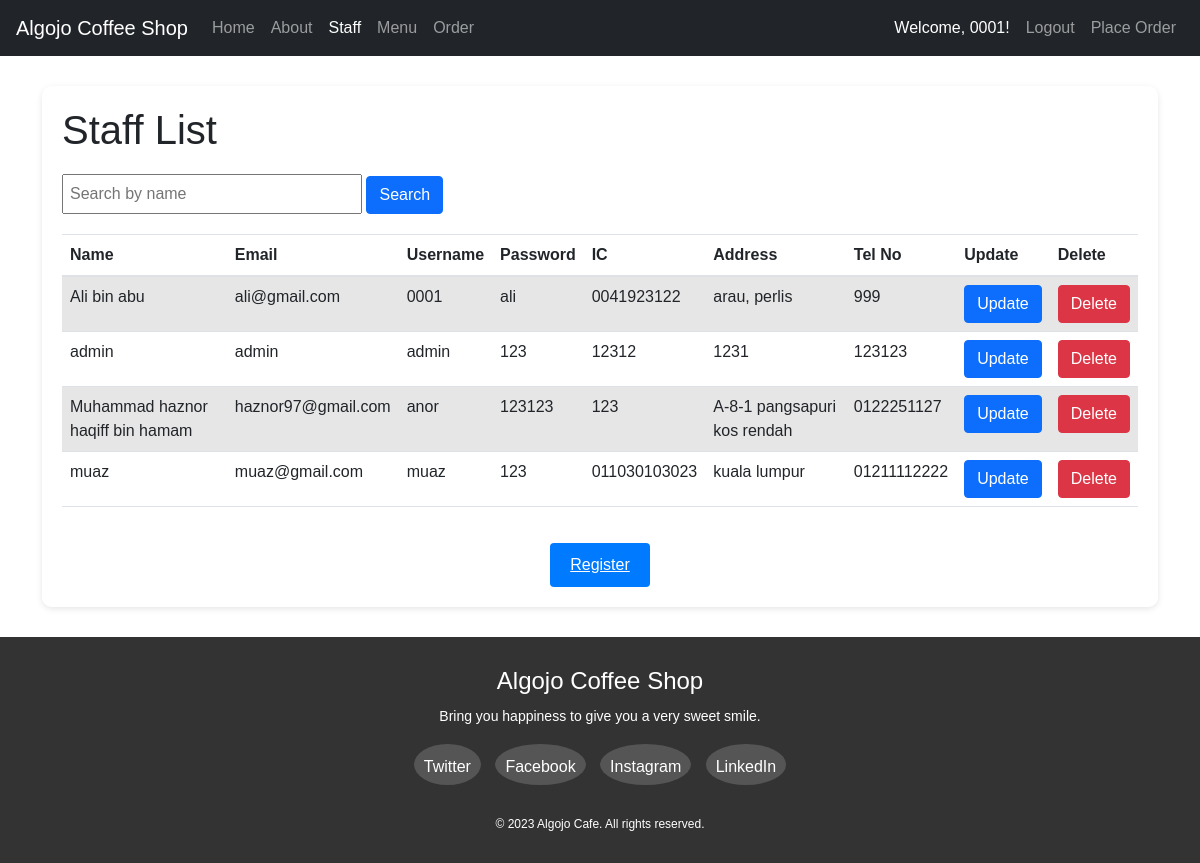
The app's page /staff.php (signed in) with its own data.
### tables this page shows
CREATE TABLE `staff` (
  `name` varchar(50) NOT NULL,
  `email` varchar(20) NOT NULL,
  `username` varchar(10) NOT NULL,
  `password` varchar(15) NOT NULL,
  `ic` varchar(15) NOT NULL,
  `address` varchar(50) NOT NULL,
  `tel_no` varchar(15) NOT NULL
);

### staff.php (the view, shortened to what this page needs)
<?php include 'header.php'; ?>
<!DOCTYPE html>
<html>
<head>
    <link rel="stylesheet" href="https://cdn.jsdelivr.net/npm/bootstrap@5.1.3/dist/css/bootstrap.min.css">
</head>
<body>
    <div class="container">
        <div class="table-container">
            <h1>Staff List</h1>
			<div class="search-form">
                <form action="<?php echo htmlspecialchars($_SERVER["PHP_SELF"]); ?>" method="GET">
                    <input type="text" name="search" placeholder="Search by name">
                    <button type="submit" class="btn btn-primary">Search</button>
                </form>
            </div>
            <table class="table table-striped">
                <thead class="table table-striped">
                    <tr>
                        <th>Name</th>
                        <th>Email</th>
                        <th>Username</th>
                        <th>Password</th>
                        <th>IC</th>
                        <th>Address</th>
                        <th>Tel No</th>
                        <th>Update</th>
                        <th>Delete</th>
                    </tr>
                </thead>
                <tbody>
                    <?php
                    $conn = mysqli_connect("localhost", "root", "", "test");
                    $searchTerm = isset($_GET['search']) ? $_GET['search'] : '';
                    $query = "SELECT * FROM staff WHERE name LIKE '%" . mysqli_real_escape_string($conn, $searchTerm) . "%'";
                    $result = mysqli_query($conn, $query);
                    while ($row = mysqli_fetch_assoc($result)) {
                        echo "<tr>";
                        echo "<td>" . $row['name'] . "</td>";
                        echo "<td>" . $row['email'] . "</td>";
                        echo "<td>" . $row['username'] . "</td>";
                        echo "<td>" . $row['password'] . "</td>";
                        echo "<td>" . $row['ic'] . "</td>";
                        echo "<td>" . $row['address'] . "</td>";
                        echo "<td>" . $row['tel_no'] . "</td>";
                        echo "<td><a href='update.php?id=" . $row['username'] . "' class='btn btn-primary'>Update</a></td>";
                        echo "<td><a href='delete.php?id=" . $row['username'] . "' class='btn btn-danger'>Delete</a></td>";
                        echo "</tr>";
                    }
                    ?>
                </tbody>
            </table>
            <div class="text-center">
                <a href="addstaff.php" class="register-button">Register</a>
            </div>
        </div>
    </div>
</body>
</html>
<?php include "footer.php"; ?>

### staff.php (style rules this page uses)
body { background-image: url('images/background.jpg'); background-repeat: no-repeat; background-size: cover; }
.table-container { margin-top: 30px; margin-bottom: 30px; background-color: rgba(255, 255, 255, 0.9); width: 100%; padding: 20px; border-radius: 10px; box-shadow: 0 2px 6px rgba(0, 0, 0, 0.1); }
.table-container h1 { text-align: left; margin-bottom: 20px; }
.register-button { display: inline-block; margin-top: 20px; text-align: center; padding: 10px 20px; font-size: 16px; color: #fff; background-color: #007bff; border: none; border-radius: 4px; transition: background-color 0.3s; }
.search-form { margin-bottom: 20px; text-align: left; }
.search-form input[type="text"] { width: 300px; padding: 6px; }
.search-form .btn { padding: 6px 12px; }

### footer.php (style rules this page uses)
body { margin: 0; padding: 0; font-family: Arial, sans-serif; }

### records on screen
staff: name "Ali bin abu", email "ali@gmail.com", username "0001", password "ali", ic "0041923122", address "arau, perlis", tel_no "999"
staff: name "admin", email "admin", username "admin", password "123", ic "12312", address "1231", tel_no "123123"
staff: name "Muhammad haznor haqiff bin hamam", email "haznor97@gmail.com", username "anor", password "123123", ic "123", address "A-8-1 pangsapuri kos rendah", tel_no "0122251127"
staff: name "muaz", email "muaz@gmail.com", username "muaz", password "123", ic "011030103023", address "kuala lumpur", tel_no "01211112222"

### other values on screen
$username "0001"
